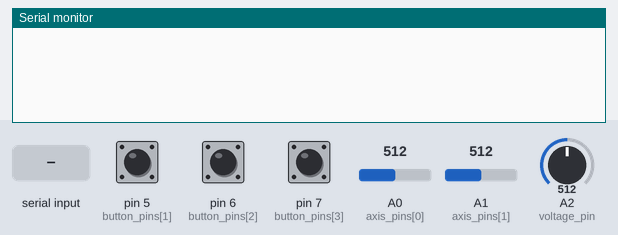
The sketch below on a simulated Arduino Uno, built with avr-gcc and run on an emulated ATmega328P. On the bench: the last lines printed to the serial monitor. Inputs (shaded band) come from the test bench; at power-on: A0 (axis_pins[0]) = 512, A1 (axis_pins[1]) = 512, A2 (voltage_pin) = 512, pin 5 (button_pins[1]) HIGH, pin 6 (button_pins[2]) HIGH, pin 7 (button_pins[3]) HIGH. No radio packets arrive unless stated.

Above: at 1.2 s.
1.3 s: "d" received over Serial
At 1.9 s:
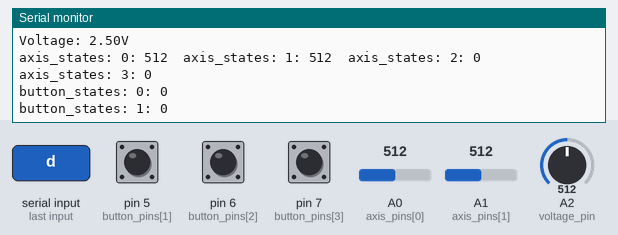
2.8 s: A0 (axis_pins[0]) set to 716
At 3.6 s:
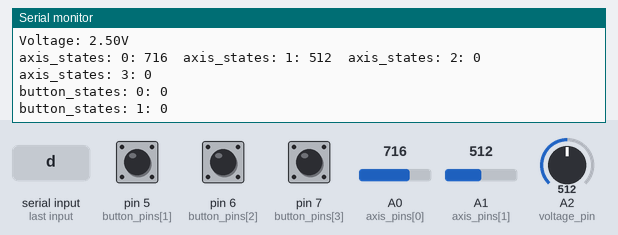
4.3 s: A1 (axis_pins[1]) set to 716
At 4.9 s:
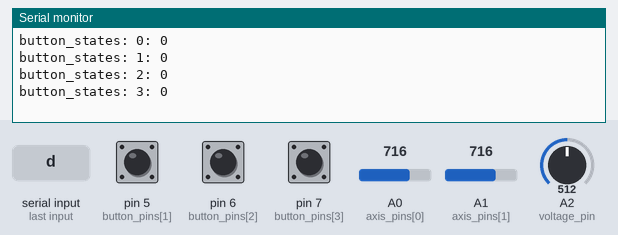
5.8 s: A2 (voltage_pin) set to 716
Timing chart, 0 to 7.3 s (numbered marks = the images above; inputs shaded):
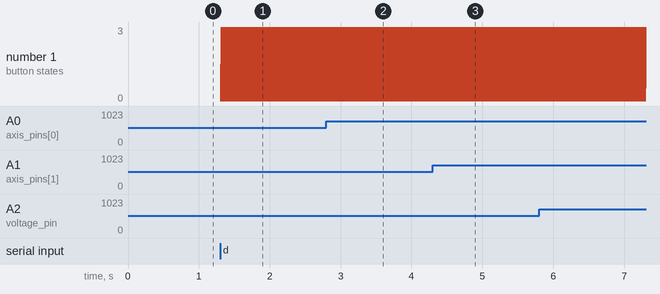

The sketch:

gear_with_potentiometer.ino
```cpp
#include "variables.h"
#include "analogs.h"
#include "nrf24.h"

void setup(){
  Serial.begin(115200);
  pins_setup();
  nrf24_setup();
}
void loop(){
  get_analog_datas();
  nrf24_loop();
  if (Serial.available()){
    char data = Serial.read();
    if (data == 'd'){
      show_screen = !show_screen;
    }
  }
  if (show_screen) states();
  //Serial.print(axis_states[0]); Serial.print("\t"); Serial.println(axis_states[1]);
  delay(1);
}
```

analogs.h
```cpp
void pins_setup(){
  for (int i=0;i<button_numbers;i++){
    pinMode(button_pins[i], INPUT_PULLUP);
  }
  /*for (int i=0;i<=axis_numbers;i++){
    pinMode(axis_pins[i], INPUT_PULLUP);
  }*/
}

void get_analog_datas(){//
  battery_voltage = (float(analogRead(voltage_pin)) * 5.0) / 1023.0;
  //axis_states[0] = analogRead(axis_pins[0]);
  for (int i=0;i<2;i++){
    axis_states[i] = analogRead(axis_pins[i]);
  }
  for (int i=1;i<button_numbers;i++){
    button_states[i] = !digitalRead(button_pins[i]);
  }
}
```

nrf24.h
```cpp
#include <RF24Network.h>
#include <RF24.h>
#include <SPI.h>


RF24 nrf(CE, CSN);     // nRF24L01 (CE, CSN)
RF24Network nrf_ag(nrf);


void nrf24_setup(){
  SPI.begin();
  nrf.begin();
  nrf_ag.begin(90, current_node);  //(channel, node address)
  nrf.setDataRate(RF24_2MBPS);
}
struct data_package {
  int axis_states[axis_numbers];
  boolean button_states[button_numbers];
  float battery_voltage;
};


data_package data_send;
data_package data_receive;


void nrf24_loop(){
  nrf_ag.update();
  for (int i=0;i<axis_numbers;i++){
    data_send.axis_states[i] = axis_states[i];
  }
  for (int i=0;i<button_numbers;i++){
    data_send.button_states[i] = button_states[i];
  }
  data_send.battery_voltage = battery_voltage;
  while ( nrf_ag.available() ) {
    RF24NetworkHeader data_origin;
    nrf_ag.read(data_origin, &data_receive, sizeof(data_package));
  }
  RF24NetworkHeader data_center(center_node);
  bool ok = nrf_ag.write(data_center, &data_send, sizeof(data_package));
  if (show_screen){
      ok ? Serial.println("Successful") : Serial.println("Failed");
    }
}
```

variables.h
```cpp
const int axis_numbers = 4, button_numbers = 4;
int axis_states[axis_numbers] = {};
boolean button_states[button_numbers] = {};


boolean show_screen = false;

const uint16_t center_node = 00;
const uint16_t current_node = 02;


const int axis_pins[axis_numbers] ={A0,A1,A3,A5};

const int button_pins[button_numbers] ={4,5,6,7};

#define voltage_pin A2
float battery_voltage = 0.0;

const int CE = 10, CSN = 9;

void states(){
  Serial.print("\n\n\n\n");
  Serial.print("Voltage: "); Serial.print(battery_voltage); Serial.println("V");
  for (int i=0;i<axis_numbers;i++){
    Serial.print("axis_states: "); Serial.print(i); Serial.print(": "); Serial.print(axis_states[i]); Serial.print("\t");
  }
  Serial.println("\n\n");
  for (int i=0;i<button_numbers;i++){
    Serial.print("button_states: "); Serial.print(i); Serial.print(": "); Serial.println(button_states[i]);
  }
  Serial.print("\n\n");
}
```

Measured:
- after the input at 1.3 s, the serial monitor: prints a new line at once (image 1)
- after the input at 2.8 s, the serial monitor: prints a new line at once (image 2)
- after the input at 4.3 s, the serial monitor: prints a new line at once (image 3)
